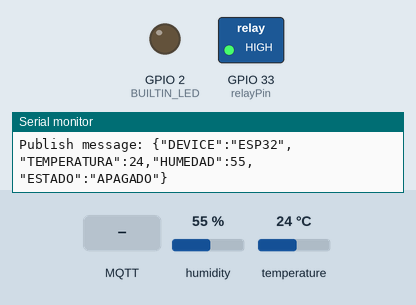
Recording of a sketch running on a simulated ESP32. Shown: switched loads named in the sketch (green lamp = pin HIGH), output pins drawn as LEDs (lit = HIGH), the last lines printed to the serial monitor. The test bench sets the inputs (shaded band); at power-on: humidity 55 %, temperature 24 °C. WiFi joins after 1.5 s; servers stay silent unless stated; random numbers use the default seed unless the sketch sets one; no MQTT or app messages arrive unless stated.

Above: at 2.8 s.
2.9 s: MQTT message "1" arrives on the first subscribed topic
At 4.9 s:
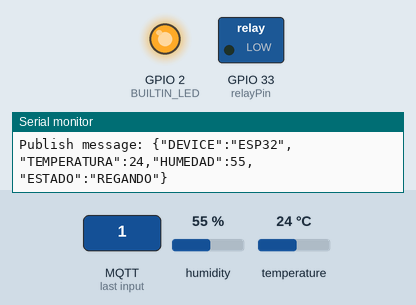
5.5 s: MQTT message "A" arrives on the first subscribed topic
At 5.9 s:
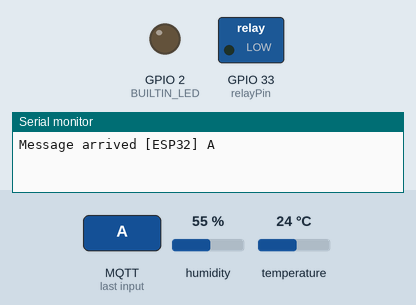
7.0 s: MQTT message "0" arrives on the first subscribed topic
At 7.4 s:
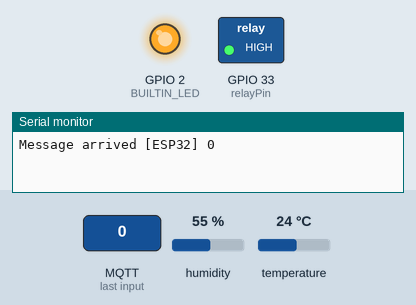
Timing chart, 0 to 10.0 s (numbered marks = the images above; inputs shaded):
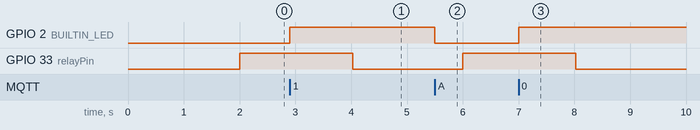

The sketch:

node-red_arduino_codigo.ino
```cpp
#include <ArduinoJson.h>
#include <WiFi.h>
#include <PubSubClient.h>
#include "DHT.h"
#define BUILTIN_LED 2
#define DHTPIN 14
#define DHTTYPE DHT11

// Variables con datos para la conexion a la red

const char* ssid = "LOS JARDINES";
const char* password = "orizon123";
const char* mqtt_server = "broker.emqx.io";
WiFiClient espClient;
PubSubClient client(espClient);
unsigned long lastMsg = 0;
#define MSG_BUFFER_SIZE	(50)
char msg[MSG_BUFFER_SIZE];
DHT dht(DHTPIN, DHTTYPE);
int value = 0;
String ESTADO;
const int relayPin=33;
bool releState=false;

void setup_wifi() {

  delay(10);
  // Empezamos conectándonos a una red WiFi
  Serial.println();
  Serial.print("Conectando ");
  Serial.println(ssid);

  WiFi.mode(WIFI_STA);
  WiFi.begin(ssid, password);

  while (WiFi.status() != WL_CONNECTED) {
    delay(500);
    Serial.print(".");
  }

  randomSeed(micros());
  //Imprime el ip address
  Serial.println("");
  Serial.println("WiFi connected");
  Serial.println("IP address: ");
  Serial.println(WiFi.localIP());
}

void callback(char* topic, byte* payload, unsigned int length) {
  Serial.print("Message arrived [");
  Serial.print(topic);
  Serial.print("] ");
  for (int i = 0; i < length; i++) {
    Serial.print((char)payload[i]);
  }
  Serial.println();

  // Encender el LED si se recibió un 1 como primer carácter
  if ((char)payload[0] == 'A') {
    digitalWrite(BUILTIN_LED, LOW);   // Encienda el LED (tenga en cuenta que BAJO es el nivel de voltaje
    releState=false;

    // está activo bajo en el ESP32
  } else {
    digitalWrite(BUILTIN_LED, HIGH);  // Apaga el LED haciendo que el voltaje sea ALTO
    releState=true;

  }

}

void reconnect() {
  // Bucle hasta que estemos reconectados
  while (!client.connected()) {
    Serial.print("Intentando la conexión MQTT...");
    // Crear una identificación de cliente aleatoriaID
    String clientId = "ESP8266Client-";
    clientId += String(random(0xffff), HEX);
    // intento de conexión
    if (client.connect(clientId.c_str())) {
      Serial.println("conectado");
      // Una vez conectado, publicar un anuncio...
      client.publish("Sensores", "Estas conectado al servidor mqtt");
      // se suscribe
      client.subscribe("ESP32");
    } else {
      Serial.print("fallido, rc=");
      Serial.print(client.state());
      Serial.println("inténtalo de nuevo en 5 segundos");
      // Espere 5 segundos antes de volver a intentarlo
      delay(5000);
    }
  }
}

void setup() {
  pinMode(BUILTIN_LED, OUTPUT);     // Inicializa el led del esp32 en output
  pinMode(relayPin,OUTPUT);         //Inicializa el pin del rele en output
  digitalWrite(releState,HIGH);
  Serial.begin(115200);
  setup_wifi();//Se conecta a la red con SSID  y contraseña
  client.setServer(mqtt_server, 1883);//Se conecta al servidor
  client.setCallback(callback);
  // Lee la humedad
  float h = dht.readHumidity();
  // Lee la temperatura en Celsius
  float t = dht.readTemperature();
  delay(100);
}

void loop() {

  if (!client.connected()) {
    reconnect();
  }
  client.loop();

  unsigned long now = millis();
  if (now - lastMsg > 2000) {
    lastMsg = now;

    // Lee la humedad
    float h = dht.readHumidity();
    // Lee la temperatura en Celsius
    float t = dht.readTemperature();
    //Condiciones para la activacion del riego
      if (t >= 25 && h <= 20){
      ESTADO="REGANDO";
      digitalWrite(relayPin , LOW);
      } else if (t >= 36 && h <= 65 ){
        digitalWrite(relayPin , LOW);
         ESTADO = "REGANDO";
      }else if(releState){

          ESTADO = "REGANDO";
          digitalWrite(relayPin , LOW);
      }else{
        ESTADO = "APAGADO";
        digitalWrite(relayPin,HIGH);
      }
      //Se crea el json con los datos del sensor
    StaticJsonDocument<128> doc;

    doc["DEVICE"] = "ESP32";
    //doc["Anho"] = 2020;
    //doc["Empresa"] = "Doge";
    doc["TEMPERATURA"] = t;
    doc["HUMEDAD"] = h;
    doc["ESTADO"] = ESTADO;

    String output;
    //Serializa los datos del json
    serializeJson(doc, output);

    Serial.print("Publish message: ");
    Serial.println(output);
    //Se envian los datos serializados al servidor mosquito en el topico Sensores
    client.publish("Sensores",output.c_str());


  }
}
```

Measured:
- after the input at 2.9 s, GPIO 2 (BUILTIN_LED): LOW → HIGH at once; GPIO 33 (relayPin): HIGH → LOW after 1.1 s
- after the input at 5.5 s, GPIO 2 (BUILTIN_LED): HIGH → LOW at once; GPIO 33 (relayPin): LOW → HIGH after 0.50 s
- after the input at 7.0 s, GPIO 2 (BUILTIN_LED): LOW → HIGH at once; GPIO 33 (relayPin): HIGH → LOW after 1.0 s
